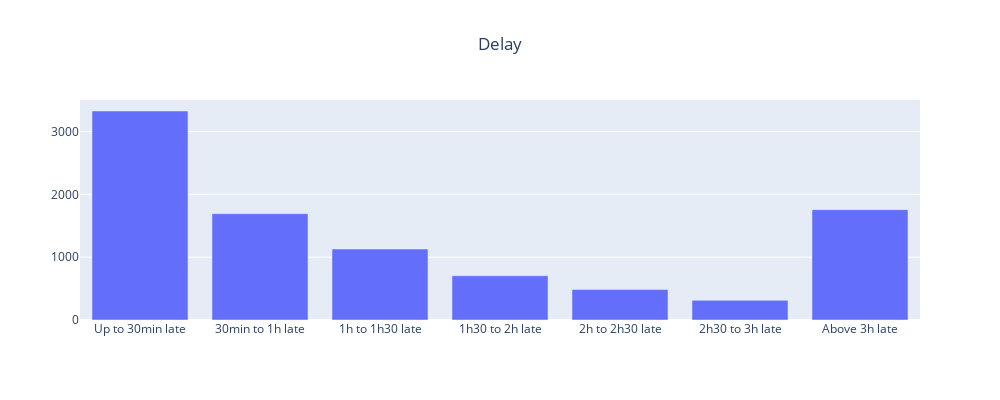

Source (notebook cell):
### Code cell
dataset_delay = dataset[(dataset["delay_range"] != "On time") & (dataset["delay_range"] != "Unknown")]

cat_order = ["Up to 30min late", "30min to 1h late", "1h to 1h30 late",
             "1h30 to 2h late", "2h to 2h30 late", "2h30 to 3h late", "Above 3h late"]

delay = dataset_delay["delay_range"].value_counts().loc[cat_order]

fig = go.Figure()
fig.add_trace(go.Bar(x=delay.index, y=delay.values))
fig.update_layout(title="Delay", title_x =0.5, width = 1000, height=400)
fig.show()

### Figure 1 — Plotly figure (JSON) as saved in the notebook; plotly's stock layout.template omitted (floating-point values rounded to 4 significant figures)
{"data": [{"type": "bar", "x": ["Up to 30min late", "30min to 1h late", "1h to 1h30 late", "1h30 to 2h late", "2h to 2h30 late", "2h30 to 3h late", "Above 3h late"], "y": [3326, 1692, 1129, 704, 484, 313, 1756]}], "layout": {"height": 400, "title": {"text": "Delay", "x": 0.5}, "width": 1000}}
